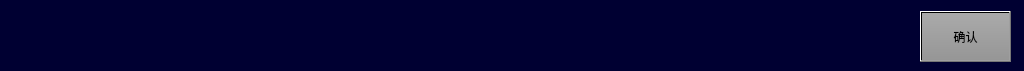
<?xml version="1.0" encoding="UTF-8"?>
<ui version="4.0">
 <class>VehicleInformationArea</class>
 <widget class="QWidget" name="VehicleInformationArea">
  <property name="geometry">
   <rect>
    <x>0</x>
    <y>0</y>
    <width>1024</width>
    <height>71</height>
   </rect>
  </property>
  <property name="windowTitle">
   <string>Form</string>
  </property>
  <property name="styleSheet">
   <string notr="true">QWidget
{
	background-color: rgb(0,0,50);
}
QLabel
{
color:white;
}
</string>
  </property>
  <widget class="QLabel" name="LBLFaultName">
   <property name="geometry">
    <rect>
     <x>10</x>
     <y>6</y>
     <width>1011</width>
     <height>60</height>
    </rect>
   </property>
   <property name="styleSheet">
    <string notr="true">font:16px,&quot;微软雅黑&quot;;
color:red;
</string>
   </property>
   <property name="text">
    <string/>
   </property>
  </widget>
  <widget class="QPushButton" name="BTNConfirmFault">
   <property name="geometry">
    <rect>
     <x>920</x>
     <y>11</y>
     <width>91</width>
     <height>51</height>
    </rect>
   </property>
   <property name="focusPolicy">
    <enum>Qt::NoFocus</enum>
   </property>
   <property name="styleSheet">
    <string notr="true">
font: 20px, &quot;微软雅黑&quot;;color: black;background:qlineargradient(spread:pad,x1:0,y1:0,x2:0,y2:1,stop:0 rgba(170,170,170,255),stop:1 rgba(150,150,150,255));</string>
   </property>
   <property name="text">
    <string>确认</string>
   </property>
  </widget>
 </widget>
 <resources/>
 <connections/>
</ui>
